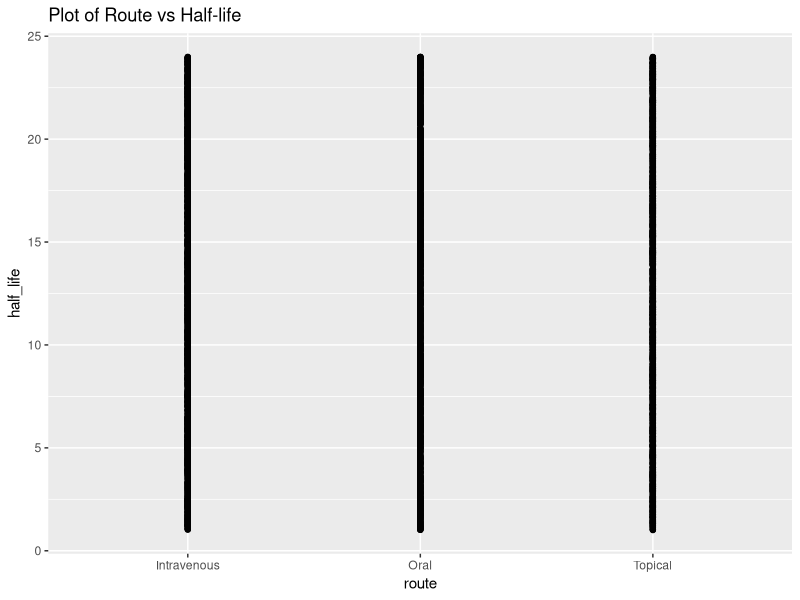

R code for this plot: (Note: this script raises an error after producing the figure.)
# In this project, I generate a sample dataset on R within the context of pharmacy 
# to demonstrate how to analyze utilizing various statistical techniques.

# First of all, we need to load the necessary libraries:
library(tibble)
library(knitr)
library(ggplot2)

# Create a sample dataset using pharmacy concepts.
pharma_data <- tibble(
  drug_name = sample(c("Drug A", "Drug B", "Drug C"), 5000, replace = TRUE),
  route = sample(c("Oral", "Intravenous", "Topical"), 5000, replace = TRUE),
  bioavailability = runif(5000, 0.1, 1),
  half_life = runif(5000, 1, 24)
)

# drug_name: Name of the drug, with three levels: "Drug A", "Drug B", and "Drug C".
# route: Administration for the drug, with three levels: "Oral", "Intravenous", and "Topical".
# bioavailability: Which is a measure of the proportion of the drug that reaches the systemic circulation after administration. It is randomly generated using the runif() function to generate random numbers between 0.1 and 1.
# half_life: Time it takes for the concentration of the drug in the body to decrease by half. It is randomly generated using the runif() function to generate random numbers between 1 and 24, representing hours.

# Display the dataset as a table using kable()
kable(pharma_data, caption = "Pharma-drug Dataset")

# Check the data types using summary () or typeof()
summary(pharma_data)
print(typeof(pharma_data$half_life))

# Compute basic descriptive stats:
sd(pharma_data$half_life)

# --------------------------------------------------------------------------------------------------------
# Want CHARTS/GRAPHS of our data using a few options to get some insights into the context. 

# Create a simple plot with route vs half-life variables:
p <- ggplot(data = pharma_data, aes(x = route, y = half_life))

p <- p + geom_point()

p <- p + ggtitle("Plot of Route vs Half-life")

plot(p)

# Add a Boxplot to see if it makes the data look better.
boxplot(pharma_data$bioavailability ~ pharma_data$drug_name, 
        data = df, 
        main = "Box Plot of Drugs vs Bioavailability",    # Add a title to the plot
        xlab = "Drug  Names",                             # Label the x-axis
        ylab = "Bioavailability",                         # Label the y-axis
        notch = TRUE,                                     # Add notches to the boxes
        outline = FALSE,                                  # Remove outliers
        col = c("lightblue", "lightgreen"),               # Set color of the boxes for each group
        border = "black"                                  # Set color of the box borders
)

# Create a different boxplot with 'Drug Name' on x-axis, 'Half-life' on y-axis, and 'Route' as grouping variable
p <- ggplot(data = pharma_data, aes(x = drug_name, y = half_life, fill = route)) +
  geom_boxplot() +
  labs(x = "Drug Names", y = "Half-life") +
  ggtitle("Boxplot of Half-life of Different Drugs Based on Administration") +
  theme_minimal()

print(p)

# Maybe we like to examine bioavailability, half-life for different drugs all together:
p <- ggplot(data = pharma_data, aes(x = bioavailability, y = half_life, color = drug_name))

p <- p + geom_point()

p <- p + xlab("Bioavailability") + ylab("Half_life")

p <- p + ggtitle("Bioavailability and Half-life of All Drugs")

print(p)

# Create a butterfly chart using ggplot2
butterfly_chart <- ggplot(data = pharma_data, aes(x = drug_name)) +
  geom_col(aes(y = - half_life, fill = "half_life"), width = 0.4, position = "identity") +
  geom_col(aes(y = bioavailability, fill = "bioavailability"), width = 0.4, position = "identity") +
  scale_fill_manual(name = "Drug Characteristics", values = c("half_life" = "blue", "bioavailability" = "red"),
                    labels = c("half_life", "bioavailability")) +
  coord_flip() +
  labs(title = "Butterfly Chart",
       x = "Drug Name",
       y = "Values") +
  theme_minimal()

print(butterfly_chart)

# BETTER looking butterfly chart:
# Create sample data
data <- data.frame(Category = c("Category 1", "Category 2", "Category 3", "Category 4"),
                   Value1 = c(20, 30, 40, 50),
                   Value2 = c(-10, -25, -15, -5))

butterfly_chart <- ggplot(data, aes(x = Category)) +
  geom_col(aes(y = Value1, fill = "Value 1"), width = 0.4, position = "identity") +
  geom_col(aes(y = Value2, fill = "Value 2"), width = -0.4, position = "identity") +
  scale_fill_manual(name = "Value", values = c("Value 1" = "green", "Value 2" = "purple"),
                    labels = c("Value 1", "Value 2")) +
  coord_flip() +
  labs(title = "Butterfly Chart",
       x = "Category",
       y = "Value") +
  theme_minimal()

print(butterfly_chart)

# --------------------------------------------------------------------------------------------------------
# Next, we do some sample Data Analysis

# Chi-squared test for independence: This test is applied for categorical variables.

# Create a contingency table for drug_name and route
contingency_table <- table(pharma_data$drug_name, pharma_data$route)

result <- chisq.test(contingency_table)

print(result)
# Since p-value is above 0.05, we fail to reject the null hypothesis of 
# independence between the "drug_name" and "route" variables, and 
# conclude that there is no evidence of an association between these two variables.


# Simple Linear Regression Model for simple predictions
# Q1 - Is there a relationship between drug half-life and route?
# Y = B1(X1) + e | where Y is response variable, X1, X2 are predictors, e is error term.

model <- lm(half_life ~ route, data = pharma_data, family = binomial)

summary(model)
# Interpret: We do not see any significant association between route and drug half-life.
# R-squared gives you the variation in response variable explained by the model.


# Multiple Linear Regression Model for simple predictions
# Q2 - What other variables are associated with drug half-life?
# Y = B1(X1) + B2(X2) + e | where Y is response variable, X1, X2 are predictors, e is error.

model <- lm(half_life ~ route + drug_name + bioavailability, data = pharma_data, family = binomial)

summary(model)
# Interpret: It is expected that Drug C increased half-life by 0.43 units with a statistical 
# significance at p = 0.1 (rather than p = 0.05) when all the other variables held constant.


# Compute the correlation matrix. It can only be applied to numeric values.
pharma_data <- tibble(
  drug_name = sample(c("Drug A", "Drug B", "Drug C"), 5000, replace = TRUE),
  route = sample(c("Oral", "Intravenous", "Topical"), 5000, replace = TRUE),
  bioavailability = runif(5000, 0.1, 1),
  half_life = runif(5000, 1, 24)
)

df <- data.frame(pharma_data)

numeric_vars <- df[, sapply(df, is.numeric)]

cor_matrix <- cor(numeric_vars)

print(cor_matrix)

# Interaction effect (synergy) - it's an important aspect of data analysis. 
# Usually variables that are higly correlated would be considered for this. 

model <- lm(half_life ~ route*drug_name + bioavailability, data = pharma_data, family = binomial)

summary(model)

# In order to make our analysis more sophisticated, we can turn it into a classification problem.
# Example Logit function
x <- seq(-6, 6, by = 0.1)
y <- exp(x) / (1 + exp(x))

plot(x, y, type = "l", lty = 1, lwd = 2, ylim = c(0, 1), 
     xlab = "Predictor (X)", ylab = "Probability of Outcome (Y)", 
     main = "Logistic Regression Function")

# Fit a logistic regression model. But we need to convert our bioavailibility into a binary variable - low/high.
pharma_data <- tibble(
  drug_name = sample(c("Drug A", "Drug B", "Drug C"), 5000, replace = TRUE),
  route = sample(c("Oral", "Intravenous", "Topical"), 5000, replace = TRUE),
  bioavailability = as.factor(ifelse(runif(5000) > 0.5, "High", "Low")),
  half_life = runif(5000, 1, 24)
)

model <- glm(bioavailability ~ route + half_life, data = pharma_data, family = binomial)

summary(model)

# We take exp() of coefficients to compute odds-ratio in percentage:
# Extract coefficient estimates, standard errors, and p-values
coef_estimates <- coef(summary(model))[, "Estimate"]
std_errors <- coef(summary(model))[, "Std. Error"]
p_values <- coef(summary(model))[, "Pr(>|z|)"]

# Compute odds ratios and convert to percentages
odds_ratios <- exp(coef_estimates)
odds_ratios_percent <- (odds_ratios - 1) * 100

# Create a data frame to store the results
results <- data.frame(
  Predictor = names(coef_estimates),
  Coefficient = coef_estimates,
  Standard_Error = std_errors,
  P_Value = p_values,
  Odds_Ratio = odds_ratios,
  Odds_Ratio_Percent = odds_ratios_percent
)

print(results)

# Odds_Ratio_Percent column as the percentage change in the odds of the binary response variable
# for a one-unit increase in the corresponding predictor variable, holding other variables constant.

# Example Interpretation: The Odds_Ratio_Percent for "Topical" is -4%. 
# This means that for a one-unit increase in the route being "Topical", while holding other 
# variables constant, the odds of the binary outcome ("High" bio-availability) 
# is expected to decrease by 4%.
